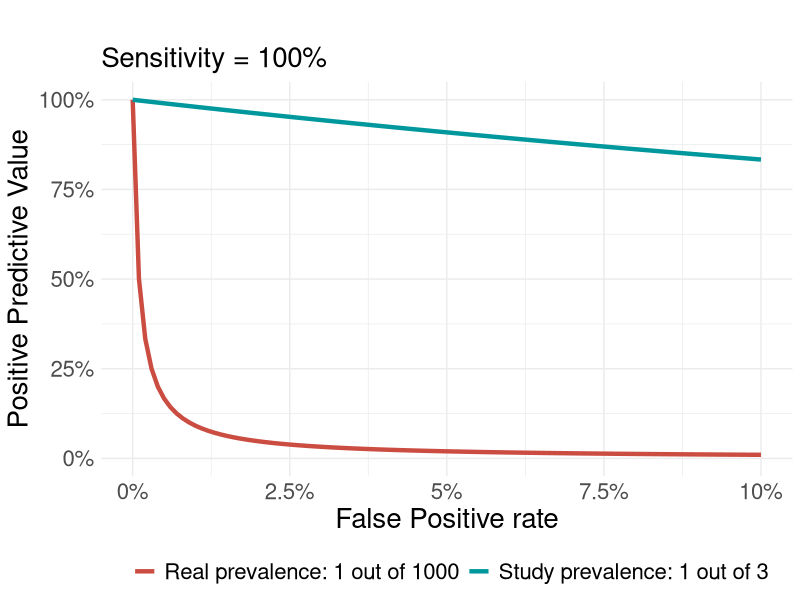
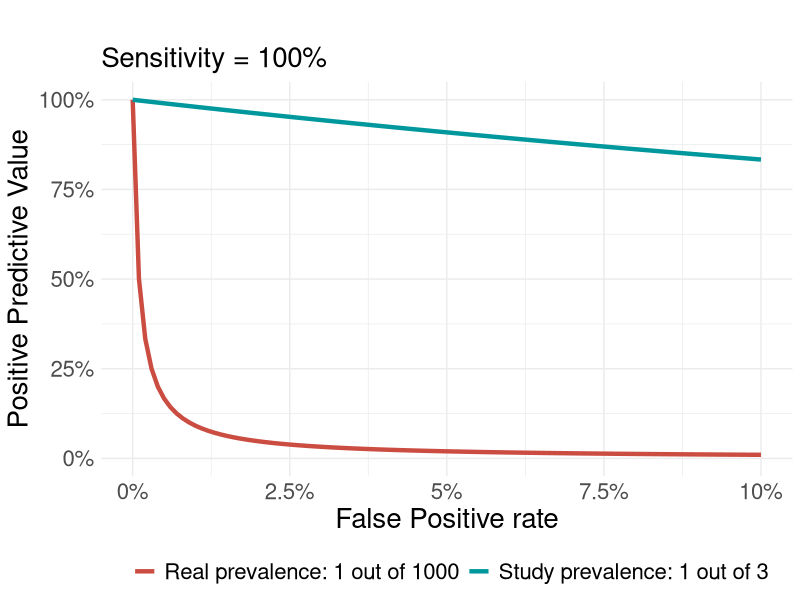
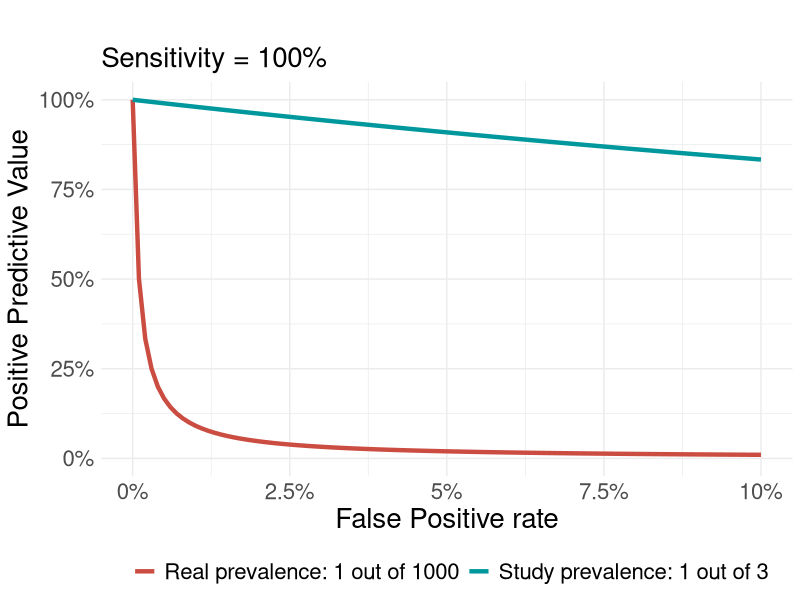

Recreate these plots in R, in order.
# TODO ---------------------
  
  # Add points where the real and study PPV are base on a parameter for the actual FP (include number!)


PPV_Study_vs_Real <- function(Max_FP = 10, Sensitivity = 100, Prevalence_Real = 100,  Prevalence_Study = 2, labels_prevalence = c("Real", "Study")) {
# Prevalences (1 out of x)  

  library(tidyverse)
    
# PARAMETERS --------------------------------------------------------------
  # Max_FP = 10
  # Sensitivity = 100
  # Prevalence_Real = 100
  # Prevalence_Study = 2


# FIXED parameters --------------------------------------------------------

  Prevalence_x = 1
  
  # FP 
  Steps_FP = 100
  Step_size_FP = Max_FP/Steps_FP
  Min_FP = 0 #Step_size_FP #0
  FP = seq(Min_FP, Max_FP, Step_size_FP)

# Calculate PPVs ----------------------------------------------------------
  
  Real_Prevalence_PPV = list()
  Real_Prevalence_PPV = ((Sensitivity * Prevalence_x) / ((Sensitivity * Prevalence_x) + ((Prevalence_Real - 1) * FP) )) * 100
  
  Study_Prevalence_PPV = list()
  Study_Prevalence_PPV = ((Sensitivity * Prevalence_x) / ((Sensitivity * Prevalence_x) + ((Prevalence_Study - 1) * FP) )) * 100


# Build DF ----------------------------------------------------------------

  FINAL = FP %>% as_tibble() %>% 
    mutate(Real_Prevalence = Real_Prevalence_PPV,
           Study_Prevalence = Study_Prevalence_PPV) %>% 
    rename(FP = value) %>% 
    gather(Prevalence, PPV, 2:3) %>% 
    mutate(Prevalence = as.factor(Prevalence))

  
# Plot --------------------------------------------------------------------
  
  # Labels_plot = c(paste0("Real: ", (1/Prevalence_Real) * 100, "%"), paste0("Study: ", (1/(Prevalence_Study) * 100), "%"))
  Labels_plot = c(paste0(labels_prevalence[1], " prevalence: 1 out of ", Prevalence_Real), paste0(labels_prevalence[2], " prevalence: 1 out of ", Prevalence_Study))
  
  Plot_PPV = ggplot(data = FINAL, aes(x = FP, y = PPV, colour = Prevalence)) + 
    geom_line(size = 1.5) + 
    scale_colour_hue(l = 50, labels = Labels_plot) +
    theme_minimal() +
    theme(text = element_text(size = 20)) +
    scale_x_continuous(labels = function(x) paste0(x, "%")) +
    scale_y_continuous(name = "Positive Predictive Value", limits = c(0, 100), labels = function(x) paste0(x, "%")) +
    theme(legend.position = "bottom") +  
    labs(title = "",
         subtitle = paste0("Sensitivity = ", Sensitivity, "%" ), 
         x = "False Positive rate", 
         color = "") 
    # labs(caption = "(based on data from ...)") + 
    # theme(plot.caption = element_text(size = 10))
  
    # guides(color=guide_legend("Prevalence of the "))
  print(Plot_PPV)
  
  Parameters = paste0("FP", Max_FP, "_Sens", Sensitivity, "_PReal", Prevalence_Real, "_PStudy", Prevalence_Study)
  ggsave(paste0("outputs/diagnostic_vs_screening/", Parameters, ".svg"), Plot_PPV, dpi = 300, width = 14, height = 10)
  ggsave(paste0("outputs/diagnostic_vs_screening/", Parameters, ".png"), Plot_PPV, dpi = 300, width = 14, height = 10)
  
}

# EXAMPLE
# PPV_Study_vs_Real(Max_FP = 10, Sensitivity = 100, Prevalence_Real = 1667, Prevalence_Study = 44, labels_prevalence = c("20 y.o.", "50 y.o."))

PPV_Study_vs_Real(Max_FP = 10, Sensitivity = 100, Prevalence_Real = 1000, Prevalence_Study = 3)
